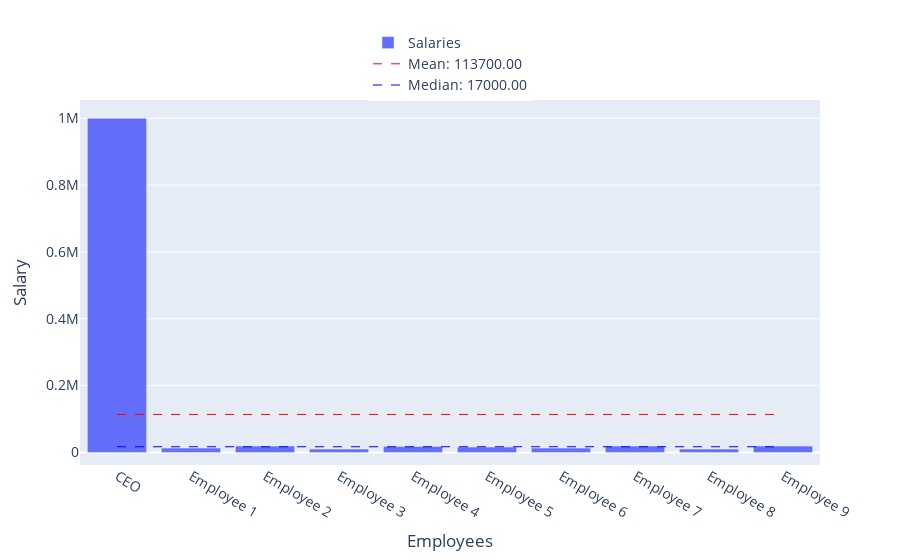

Write notebook code for a chart like this one.
### Markdown cell above
Outliers in a box plot (Source: whatissixsigma.net)

Skewness is an asymmetry in a dataset’s distribution. When the right tail (higher values) is longer or fatter, we have positive skewness, and the mean typically exceeds the median. Conversely, negative skewness implies a longer or fatter left tail (lower values), with the mean usually less than the median.

![image.png](attachment:image.png)

Skewness (Source: deepai.org)

Skewness is crucial to consider as it can mislead data interpretation. For instance, in a positively skewed distribution, the mean could overestimate the typical value, making the median a more accurate measure of central tendency.

Consider a company where all 9 employees earn between $10,000 to $20,000 per year, with the exception of the CEO who earns $1,000,000. In this scenario, the salary distribution exhibits positive skewness, because the CEO’s high salary pulls the average up, making the median (middle salary) a better representative of the typical salary within the company.

If we were to consider a situation where most employees earn high salaries, but a few earn significantly less (negative skewness), the median salary would still provide a more accurate representation as it would be higher than the average, which is pulled down by the few low salaries.

Thus, in skewed salary data, the median is a more reliable and representative measure of central tendency.

### Code cell
# @title #### Calculate mean, median and plot bar chart
import plotly.graph_objects as go
import statistics

# Define the data
salaries = [1000000, 13000, 19000, 10000, 18000, 16000, 13000, 19000, 10000, 19000]
employee_names = ['CEO', 'Employee 1', 'Employee 2', 'Employee 3', 'Employee 4', 'Employee 5', 'Employee 6', 'Employee 7', 'Employee 8', 'Employee 9']

# Calculate the mean
mean_salary = sum(salaries) / len(salaries)

# Calculate the median
median_salary = statistics.median(salaries)

# Create a bar chart
fig = go.Figure(data=go.Bar(y=salaries, x=employee_names, name='Salaries'))

# Add a horizontal line for the mean
fig.add_trace(go.Scatter(
    x=[employee_names[0], employee_names[-1]],
    y=[mean_salary, mean_salary],
    mode='lines',
    name=f'Mean: {mean_salary:.2f}',
    line=dict(color='Red', width=1, dash='dash')
))

# Add a horizontal line for the median
fig.add_trace(go.Scatter(
    x=[employee_names[0], employee_names[-1]],
    y=[median_salary, median_salary],
    mode='lines',
    name=f'Median: {median_salary:.2f}',
    line=dict(color='Blue', width=1, dash='dash')
))

# Add labels for x and y axis
fig.update_layout(
    xaxis_title="Employees",
    yaxis_title="Salary",
    font=dict(
        size=14,
    ),
    legend=dict(
        yanchor="top",
        y=1.2,
        xanchor="center",
        x=0.5
    )
)

# Show the plot
fig.show()

### Figure 1 — Plotly figure (JSON) as saved in the notebook; plotly's stock layout.template omitted (floating-point values rounded to 4 significant figures)
{"data": [{"name": "Salaries", "type": "bar", "x": ["CEO", "Employee 1", "Employee 2", "Employee 3", "Employee 4", "Employee 5", "Employee 6", "Employee 7", "Employee 8", "Employee 9"], "y": [1000000, 13000, 19000, 10000, 18000, 16000, 13000, 19000, 10000, 19000]}, {"line": {"color": "Red", "dash": "dash", "width": 1}, "mode": "lines", "name": "Mean: 113700.00", "type": "scatter", "x": ["CEO", "Employee 9"], "y": [113700, 113700]}, {"line": {"color": "Blue", "dash": "dash", "width": 1}, "mode": "lines", "name": "Median: 17000.00", "type": "scatter", "x": ["CEO", "Employee 9"], "y": [17000, 17000]}], "layout": {"font": {"size": 14}, "legend": {"x": 0.5, "xanchor": "center", "y": 1.2, "yanchor": "top"}, "xaxis": {"title": {"text": "Employees"}}, "yaxis": {"title": {"text": "Salary"}}}}
